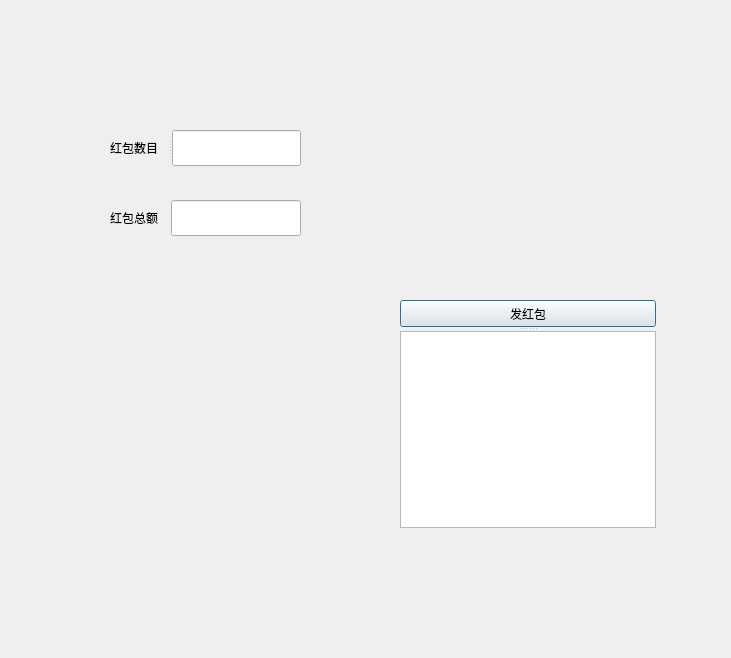
<?xml version="1.0" encoding="UTF-8"?>
<ui version="4.0">
 <class>Dialog</class>
 <widget class="QDialog" name="Dialog">
  <property name="geometry">
   <rect>
    <x>0</x>
    <y>0</y>
    <width>731</width>
    <height>658</height>
   </rect>
  </property>
  <property name="windowTitle">
   <string>发红包</string>
  </property>
  <property name="windowOpacity">
   <double>0.000000000000000</double>
  </property>
  <property name="toolTipDuration">
   <number>0</number>
  </property>
  <widget class="QLineEdit" name="lineEdit_2">
   <property name="geometry">
    <rect>
     <x>171</x>
     <y>200</y>
     <width>130</width>
     <height>36</height>
    </rect>
   </property>
  </widget>
  <widget class="QLabel" name="label_2">
   <property name="geometry">
    <rect>
     <x>110</x>
     <y>200</y>
     <width>61</width>
     <height>36</height>
    </rect>
   </property>
   <property name="text">
    <string>红包总额</string>
   </property>
  </widget>
  <widget class="QSplitter" name="splitter">
   <property name="geometry">
    <rect>
     <x>110</x>
     <y>130</y>
     <width>191</width>
     <height>36</height>
    </rect>
   </property>
   <property name="orientation">
    <enum>Qt::Horizontal</enum>
   </property>
   <widget class="QLabel" name="label">
    <property name="text">
     <string>红包数目</string>
    </property>
   </widget>
   <widget class="QLineEdit" name="lineEdit"/>
  </widget>
  <widget class="QSplitter" name="splitter_2">
   <property name="geometry">
    <rect>
     <x>400</x>
     <y>300</y>
     <width>256</width>
     <height>228</height>
    </rect>
   </property>
   <property name="orientation">
    <enum>Qt::Vertical</enum>
   </property>
   <widget class="QPushButton" name="pushButton">
    <property name="text">
     <string>发红包</string>
    </property>
   </widget>
   <widget class="QTextBrowser" name="textBrowser"/>
  </widget>
 </widget>
 <resources/>
 <connections/>
</ui>
